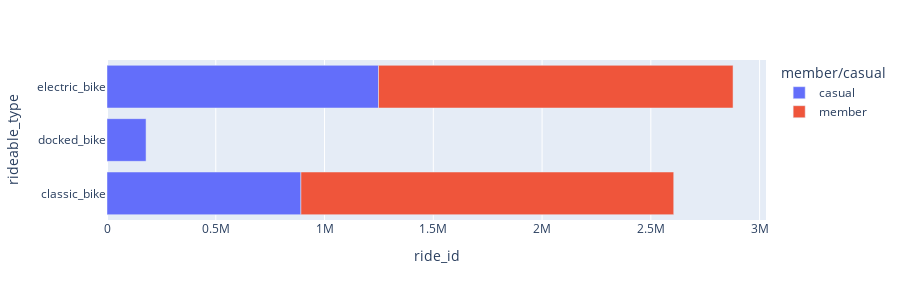

The notebook cell this image was saved under:
### Code cell
plot_1 = tripdata_21_22.groupby(["member_casual","rideable_type"],as_index = False).count()

px.bar(plot_1,
        y = 'rideable_type',
        x = 'ride_id',
        color = 'member_casual',
        height = 300,
        labels = {'member_casual':'member/casual'},
        hover_name = 'member_casual',
        hover_data = {'member_casual':False,'ride_id':False }
        
       )

### Figure 1 — Plotly figure (JSON) as saved in the notebook; plotly's stock layout.template omitted (floating-point values rounded to 4 significant figures)
{"data": [{"alignmentgroup": "True", "customdata": [["casual"], ["casual"], ["casual"]], "hovertemplate": "<b>%{hovertext}</b><br><br>rideable_type=%{y}<extra></extra>", "hovertext": ["casual", "casual", "casual"], "legendgroup": "casual", "marker": {"color": "#636efa", "pattern": {"shape": ""}}, "name": "casual", "offsetgroup": "casual", "orientation": "h", "showlegend": true, "textposition": "auto", "type": "bar", "x": [891390, 179553, 1248129], "xaxis": "x", "y": ["classic_bike", "docked_bike", "electric_bike"], "yaxis": "y"}, {"alignmentgroup": "True", "customdata": [["member"], ["member"]], "hovertemplate": "<b>%{hovertext}</b><br><br>rideable_type=%{y}<extra></extra>", "hovertext": ["member", "member"], "legendgroup": "member", "marker": {"color": "#EF553B", "pattern": {"shape": ""}}, "name": "member", "offsetgroup": "member", "orientation": "h", "showlegend": true, "textposition": "auto", "type": "bar", "x": [1713862, 1629816], "xaxis": "x", "y": ["classic_bike", "electric_bike"], "yaxis": "y"}], "layout": {"barmode": "relative", "height": 300, "legend": {"title": {"text": "member/casual"}, "tracegroupgap": 0}, "margin": {"t": 60}, "xaxis": {"anchor": "y", "domain": [0, 1], "title": {"text": "ride_id"}}, "yaxis": {"anchor": "x", "domain": [0, 1], "title": {"text": "rideable_type"}}}}
